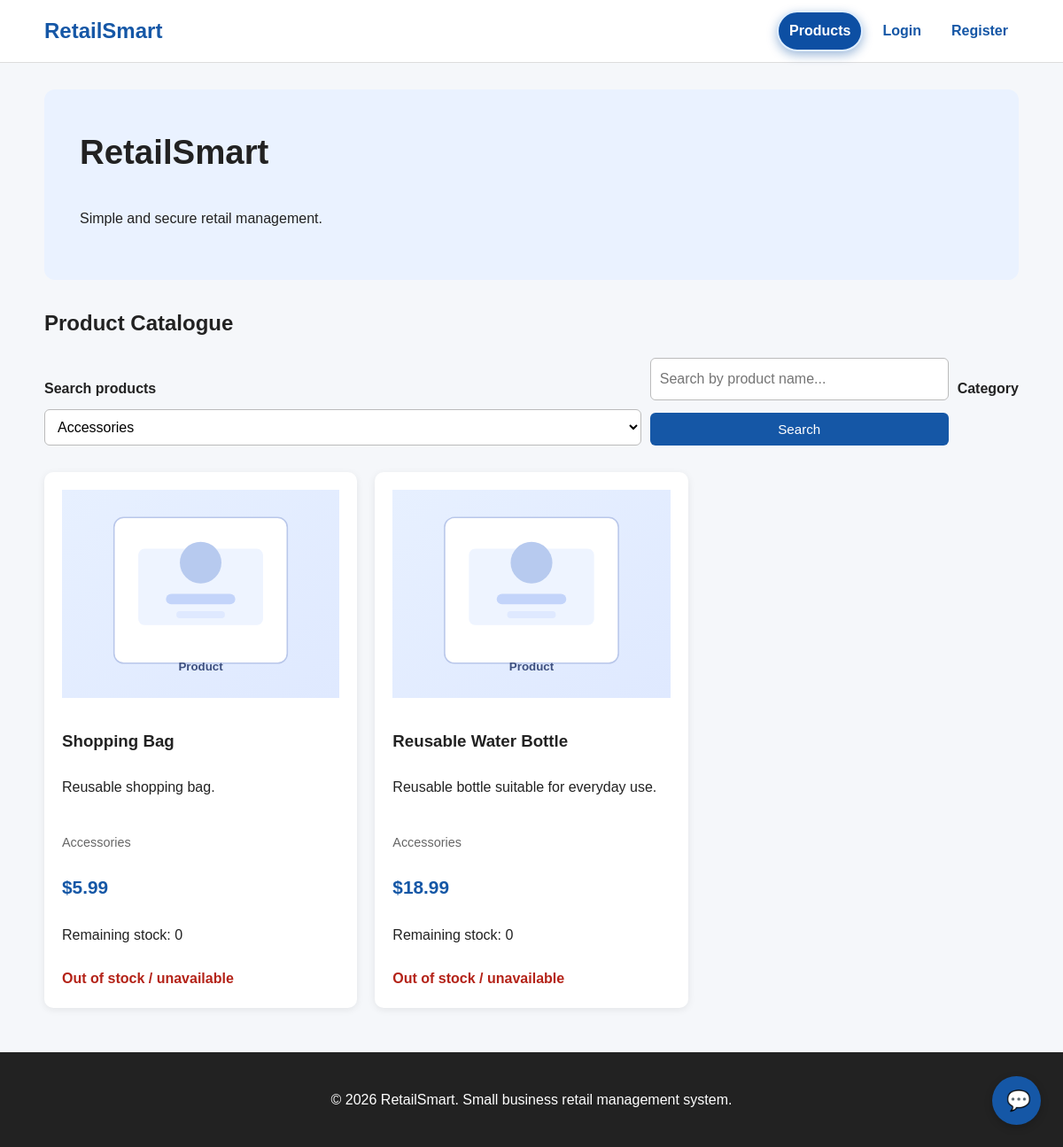
Page /index.php?category=Accessories on the committed database.
### tables this page shows
CREATE TABLE IF NOT EXISTS products (

    id INT AUTO_INCREMENT PRIMARY KEY,

    name VARCHAR(150) NOT NULL,

    description TEXT,

    category VARCHAR(100) NOT NULL,

    price DECIMAL(10,2) NOT NULL,

    original_stock INT NOT NULL DEFAULT 0,

    remaining_stock INT NOT NULL DEFAULT 0,

    stock INT NOT NULL DEFAULT 0,

    image_url VARCHAR(255) NOT NULL DEFAULT '/RetailSmart/public/assets/images/product-placeholder.svg',

    created_at TIMESTAMP DEFAULT CURRENT_TIMESTAMP,

    updated_at TIMESTAMP
        DEFAULT CURRENT_TIMESTAMP
        ON UPDATE CURRENT_TIMESTAMP
);

### helpers.php (called while the page is built, shortened)
<?php
require_once __DIR__ .'/database.php';
function e($value): string
{
    return htmlspecialchars(
        (string)$value,
        ENT_QUOTES,
        'UTF-8'
    );
}
?>

### database.php (called while the page is built, shortened)
<?php
function db(): PDO {
    $dsn = 'mysql:host=' . DB_HOST . ';dbname=' . DB_NAME . ';charset=utf8mb4';
    try {
        $pdo = new PDO($dsn, DB_USER, DB_PASS, [
            PDO::ATTR_ERRMODE => PDO::ERRMODE_EXCEPTION,
            PDO::ATTR_DEFAULT_FETCH_MODE => PDO::FETCH_ASSOC,
        ]);
        return $pdo;
    } catch (PDOException $e) {
        die('Database connection failed.');
    }
}

### Product.php (called while the page is built, shortened)
<?php
class Product {
    public static function getProducts(
        string $search = '',
        string $category = '',
        int $page = 1,
        int $perPage = 6
    ): array {
        $page = max(1, $page);
        $offset = ($page - 1) * $perPage;
        $where = [];
        $params = [];
        if ($category !== '') {
            $where[] = "category = ?";
            $params[] = $category;
        }
        $whereSQL = '';
        if (!empty($where)) {
            $whereSQL = ' WHERE ' . implode(' AND ', $where);
        }
        $countSQL = "SELECT COUNT(*) FROM products $whereSQL";
        $countStmt = db()->prepare($countSQL);
        $countStmt->execute($params);
        $total = (int) $countStmt->fetchColumn();
        $sql = "
            SELECT * FROM products
            $whereSQL
            ORDER BY id DESC
            LIMIT $perPage
            OFFSET $offset
        ";
        $stmt = db()->prepare($sql);
        $stmt->execute($params);
        $products = $stmt->fetchAll(PDO::FETCH_ASSOC);
        return [
            'products' => $products,
            'total' => $total,
            'pages' => max(1, (int) ceil($total / $perPage)),
            'page' => $page,
        ];
    }
    public static function categories(): array {
        $stmt = db()->query("
            SELECT DISTINCT category
            FROM products
            ORDER BY category
        ");
        return $stmt->fetchAll(PDO::FETCH_COLUMN);
    }
}

### index.php (the view, shortened to what this page needs)
<?php
require_once __DIR__ . '/../app/config/helpers.php';
require_once __DIR__ . '/../app/models/Product.php';
$search =
    trim($_GET['search'] ?? '');
$category =
    trim($_GET['category'] ?? '');
$page =
    (int)($_GET['page'] ?? 1);
$result =
    Product::getProducts(
        $search,
        $category,
        $page,
        6
    );
$products =
    $result['products'];
$categories =
    Product::categories();
require_once
    __DIR__ .
    '/../app/views/partials/header.php';
?>
<section class="hero">
    <h1>
        RetailSmart
    </h1>
    <p>
        Simple and secure retail management.
    </p>
</section>
<section>
    <h2>
        Product Catalogue
    </h2>
    <form
        method="GET"
        class="search-form"
    >
        <label for="search">
            Search products
        </label>
        <input
            type="search"
            id="search"
            name="search"
            value="<?= e($search) ?>"
            placeholder="Search by product name..."
        >
        <label for="category">
            Category
        </label>
        <select
            id="category"
            name="category"
        >
            <?php foreach ($categories as $cat): ?>
                <option
                    value="<?= e($cat) ?>"
                    <?= $category === $cat
                        ? 'selected'
                        : '' ?>
                >
                    <?= e($cat) ?>
                </option>
            <?php endforeach; ?>
        </select>
        <button type="submit">
            Search
        </button>
    </form>
    <div class="product-grid">
        <?php foreach ($products as $product): ?>
            <article class="product-card">
                <div class="product-image-wrap">
                    <img
                        src="<?= e($product['image_url'] ?? '/RetailSmart/public/assets/images/product-placeholder.svg') ?>"
                        alt="<?= e($product['name']) ?>"
                        class="product-image"
                    >
                </div>
                <h3>
                    <?= e($product['name']) ?>
                </h3>
                <p>
                    <?= e($product['description']) ?>
                </p>
                <p class="category">
                    <?= e($product['category']) ?>
                </p>
                <strong class="price">
                    $<?= number_format(
                        $product['price'],
                        2
                    ) ?>
                </strong>
                <p>
                    Remaining stock:
                    <?= e($product['remaining_stock'] ?? $product['stock']) ?>
                </p>
                <?php $availableStock = (int) ($product['remaining_stock'] ?? $product['stock'] ?? 0); ?>
                <?php if ($availableStock > 0): ?>
                    <?php if ($availableStock <= 2): ?>
                        <span class="out-stock">
                            Only <?= $availableStock ?> left in stock.
                        </span>
                    <?php endif; ?>
                    <?php if (is_logged_in()): ?>
                        <form
                            method="POST"
                            action="action.php"
                        >
                            <input
                                type="hidden"
                                name="action"
                                value="add_cart"
                            >
                            <input
                                type="hidden"
                                name="csrf_token"
                                value="<?= csrf_token() ?>"
                            >
                            <input
                                type="hidden"
                                name="product_id"
                                value="<?= $product['id'] ?>"
                            >
                            <label>
                                Quantity
                                <input
                                    type="number"
                                    name="quantity"
                                    value="1"
                                    min="1"
                                    max="<?= $availableStock ?>"
                                >
                            </label>
                            <button
                                type="submit"
                            >
                                Add to Cart
                            </button>
                        </form>
                    <?php else: ?>
                        <a
                            class="button"
                            href="login.php"
                        >
                            Login to Buy
                        </a>
                    <?php endif; ?>
                <?php else: ?>
                    <span class="out-stock">
                        Out of stock / unavailable
                    </span>
                <?php endif; ?>
            </article>
        <?php endforeach; ?>
    </div>
</section>
<button
    class="smart-help-button"
    onclick="toggleSmartHelp()"
    aria-label="Open Smart Help"
>
    💬
</button>
<?php
require_once
    __DIR__ .
    '/../app/views/partials/footer.php';
?>

### style.css (style rules this page uses)
* { box-sizing: border-box; }
body { margin: 0; font-family: Arial, Helvetica, sans-serif; background: #f5f7fa; color: #222; line-height: 1.6; }
img { max-width: 100%; }
.hero { background: #eaf2ff; padding: 40px; border-radius: 12px; margin-bottom: 30px; }
.hero h1 { margin-top: 0; font-size: 2.4rem; }
button, .button { display: inline-block; border: none; background: #1557a6; color: white; padding: 10px 16px; border-radius: 6px; cursor: pointer; font-size: 0.95rem; }
form { display: flex; flex-direction: column; gap: 10px; }
label { font-weight: 600; display: block; }
input, select, textarea { width: 100%; padding: 10px; border: 1px solid #bbb; border-radius: 6px; font: inherit; background: white; }
.search-form { display: grid; grid-template-columns: 2fr 1fr auto; align-items: end; margin-bottom: 30px; }
.product-grid { display: grid; grid-template-columns: repeat(3, 1fr); gap: 20px; }
.product-card { background: white; padding: 20px; border-radius: 10px; box-shadow: 0 2px 8px rgba(0, 0, 0, 0.08); display: flex; flex-direction: column; gap: 8px; }
.product-card h3 { margin-bottom: 0; }
.category { color: #666; font-size: 0.9rem; }
.price { font-size: 1.3rem; color: #1557a6; }
.out-stock { color: #b42318; font-weight: bold; }
.smart-help-button { position: fixed; right: 25px; bottom: 25px; width: 55px; height: 55px; border-radius: 50%; font-size: 1.4rem; box-shadow: 0 3px 10px rgba(0, 0, 0, 0.2); }

### rows in the picture
products: image_url (placeholder picture), name "Shopping Bag", description "Reusable shopping bag.", category "Accessories", price "5.99", remaining_stock "0", shows "Out of stock / unavailable"
products: image_url (placeholder picture), name "Reusable Water Bottle", description "Reusable bottle suitable for everyday use.", category "Accessories", price "18.99", remaining_stock "0", shows "Out of stock / unavailable"

### other values in the picture
form field category "Accessories"
